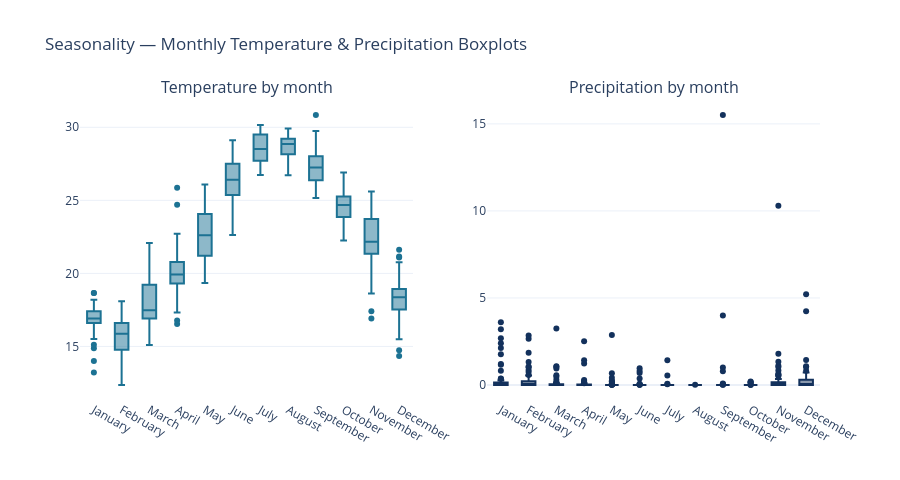

Notebook source saved alongside this figure:
### Markdown cell above
**Interpretation:** rainfall arrives as short, sharp impulse events rather than
sustained drizzle. **Summer (Jun–Aug) is almost completely dry** (2.1 mm total across
all of July, 0 mm in August), while **Nov–Mar carries roughly two-thirds of the
annual total** — the classic wet-winter Mediterranean coastal signature. Notably, one
storm on **7 Sep 2025 (15.5 mm)** is the single largest daily total in the record —
an early-autumn event outside the usual winter window, worth flagging as a candidate
outlier in 3.4.

### Code cell
month_order = ["January","February","March","April","May","June",
               "July","August","September","October","November","December"]
df["month_name"] = df.index.month_name()

fig = make_subplots(rows=1, cols=2, subplot_titles=("Temperature by month", "Precipitation by month"))
box = px.box(df, x="month_name", y="temperature", category_orders={"month_name": month_order})
bar = px.box(df, x="month_name", y="precipitation", category_orders={"month_name": month_order})
for trace in box.data:
    trace.marker.color = "#1c7293"
    fig.add_trace(trace, row=1, col=1)
for trace in bar.data:
    trace.marker.color = "#13315c"
    fig.add_trace(trace, row=1, col=2)
fig.update_layout(template="plotly_white", height=480, showlegend=False,
                   title="Seasonality — Monthly Temperature & Precipitation Boxplots")
fig.show()

### Figure 1 — Plotly figure (JSON) as saved in the notebook; plotly's stock layout.template omitted (floating-point values rounded to 4 significant figures; data arrays with more than 128 entries replaced by an {"elided": "..."} marker saying what was removed)
{"data": [{"alignmentgroup": "True", "hovertemplate": "month_name=%{x}<br>temperature=%{y}<extra></extra>", "legendgroup": "", "marker": {"color": "#1c7293"}, "name": "", "notched": false, "offsetgroup": "", "orientation": "v", "showlegend": false, "type": "box", "x": {"elided": "731 str values"}, "x0": " ", "xaxis": "x", "y": {"elided": "731 float values"}, "y0": " ", "yaxis": "y"}, {"alignmentgroup": "True", "hovertemplate": "month_name=%{x}<br>precipitation=%{y}<extra></extra>", "legendgroup": "", "marker": {"color": "#13315c"}, "name": "", "notched": false, "offsetgroup": "", "orientation": "v", "showlegend": false, "type": "box", "x": {"elided": "731 str values"}, "x0": " ", "xaxis": "x2", "y": {"elided": "731 float values"}, "y0": " ", "yaxis": "y2"}], "layout": {"annotations": [{"font": {"size": 16}, "showarrow": false, "text": "Temperature by month", "x": 0.225, "xanchor": "center", "xref": "paper", "y": 1.0, "yanchor": "bottom", "yref": "paper"}, {"font": {"size": 16}, "showarrow": false, "text": "Precipitation by month", "x": 0.775, "xanchor": "center", "xref": "paper", "y": 1.0, "yanchor": "bottom", "yref": "paper"}], "height": 480, "showlegend": false, "title": {"text": "Seasonality — Monthly Temperature & Precipitation Boxplots"}, "xaxis": {"anchor": "y", "domain": [0.0, 0.45]}, "xaxis2": {"anchor": "y2", "domain": [0.55, 1.0]}, "yaxis": {"anchor": "x", "domain": [0.0, 1.0]}, "yaxis2": {"anchor": "x2", "domain": [0.0, 1.0]}}}
